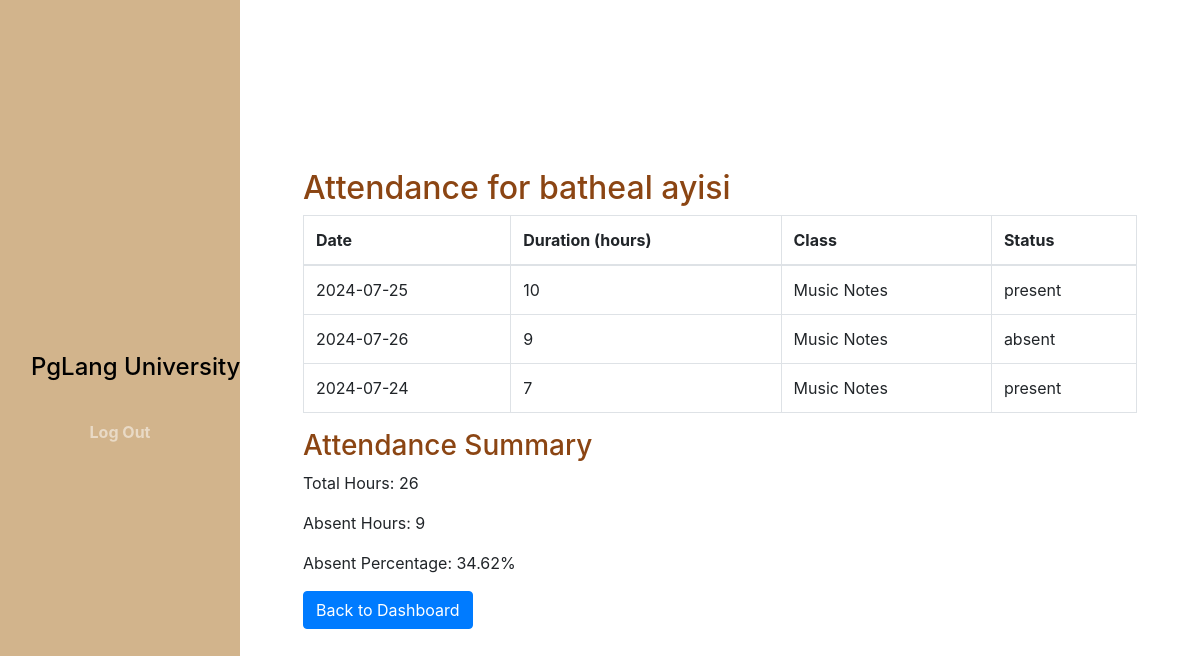
Page /PHP/studentAtten.php?studentID=3 on the committed database.
### tables this page shows
CREATE TABLE `student` (
  `studentID` int(11) NOT NULL,
  `firstName` varchar(50) NOT NULL,
  `lastName` varchar(50) NOT NULL,
  `gender` enum('male','female') NOT NULL,
  `email` varchar(100) NOT NULL,
  `pwd` varchar(100) NOT NULL,
  `created_at` datetime NOT NULL DEFAULT current_timestamp()
);

CREATE TABLE `attendance` (
  `attendanceID` int(11) NOT NULL,
  `classID` int(11) NOT NULL,
  `studentID` int(11) NOT NULL,
  `date` date NOT NULL,
  `status` enum('present','absent') NOT NULL,
  `duration` int(11) NOT NULL
);

CREATE TABLE `classes` (
  `classID` int(11) NOT NULL,
  `className` varchar(100) NOT NULL,
  `departmentID` int(11) NOT NULL
);

### PHP/studentAtten.php (the view, shortened to what this page needs)
<?php
require_once 'includes/dbcon.inc.php';
$studentID = $_GET['studentID'];
$query = "SELECT firstName, lastName FROM student WHERE studentID = ?";
$stmt = $pdo->prepare($query);
$stmt->execute([$studentID]);
$student = $stmt->fetch(PDO::FETCH_ASSOC);
$query = "SELECT a.date, a.duration, a.status, c.className
          FROM attendance a
          JOIN classes c ON a.classID = c.classID
          WHERE a.studentID = ?";
$stmt = $pdo->prepare($query);
$stmt->execute([$studentID]);
$attendances = $stmt->fetchAll(PDO::FETCH_ASSOC);
$totalHours = 0;
$absentHours = 0;
foreach ($attendances as $attendance) {
    $totalHours += $attendance['duration'];
    if ($attendance['status'] == 'absent') {
        $absentHours += $attendance['duration'];
    }
}
$absentPercentage = $totalHours > 0 ? ($absentHours / $totalHours) * 100 : 0;
?>
<!DOCTYPE html>
<html lang="en">
<head>
    <link rel="stylesheet" href="..\CSS\styleD.css">
    <link rel="stylesheet" href="https://stackpath.bootstrapcdn.com/bootstrap/4.3.1/css/bootstrap.min.css">
</head>
<body>
<nav class="navbar navbar-expand-lg navbar-dark fixed-top">
        <div class="container flex-lg-column">
            <a class="navbar-brand mx-lg-auto mb-lg-4" href="#">
                <span class="h4 fw-bold" style="color:black;">PgLang University</span>
            </a>
            <div class="collapse navbar-collapse" id="navbarNav">
                <ul class="navbar-nav ms-auto flex-lg-column text-lg-center">
                    <li class="nav-item">
                        <a class="nav-link" href="includes/logout.php">Log Out</a>
                    </li>
                </ul>
            </div>
        </div>
    </nav>
<div class="content-wrapper">
<section class="full-height px-lg-5">
<div class="container">
    <div class="row">
        <div class="col-12">
        <h2>Attendance for <?php echo htmlspecialchars($student['firstName'] . ' ' . $student['lastName']); ?></h2>
        <table class="table table-bordered">
            <thead>
                <tr>
                    <th>Date</th>
                    <th>Duration (hours)</th>
                    <th>Class</th>
                    <th>Status</th>
                </tr>
            </thead>
            <tbody>
                <?php foreach ($attendances as $attendance): ?>
                    <tr>
                        <td><?php echo htmlspecialchars($attendance['date']); ?></td>
                        <td><?php echo htmlspecialchars($attendance['duration']); ?></td>
                        <td><?php echo htmlspecialchars($attendance['className']); ?></td>
                        <td><?php echo htmlspecialchars($attendance['status']); ?></td>
                    </tr>
                <?php endforeach; ?>
            </tbody>
        </table>
        <h3>Attendance Summary</h3>
        <p>Total Hours: <?php echo $totalHours; ?></p>
        <p>Absent Hours: <?php echo $absentHours; ?></p>
        <p>Absent Percentage: <?php echo number_format($absentPercentage, 2); ?>%</p>
        <a href="tchDashboard.php" class="btn btn-primary">Back to Dashboard</a>
        </div>
    </div>
    </div>
</section>
</div>
</body>
</html>

### CSS/styleD.css (style rules this page uses)
body { background-color: #f5f5dc; color: #8b4513; }
h1, h2, h3, h4, h5, h6 { color: #8b4513; font-weight: 700; }
a { text-decoration: none; color: #d2b48c; transition: all 0.4s ease; }
.navbar { background-color: #d2b48c; }
.nav-link { font-weight: 700; color: #8b4513; }
.full-height { min-height: 100vh; height: 100%; display: flex; flex-direction: column; justify-content: center; padding-top: 80px; padding-bottom: 80px; border-bottom: 2px solid #f5f5dc; }
.content-wrapper { padding-left: 240px; }
@media (min-width: 992px) { .navbar { min-height: 100vh; width: 240px; background: linear-gradient(#d2b48c, #d2b48c); background-size: cover; background-position: center; } }

### rows in the picture
student: firstName+lastName "batheal ayisi"
attendance: date "2024-07-25", duration "10", classID.className "Music Notes", status "present"
attendance: date "2024-07-26", duration "9", classID.className "Music Notes", status "absent"
attendance: date "2024-07-24", duration "7", classID.className "Music Notes", status "present"

### other values in the picture
$totalHours "26"
$absentHours "9"
$absentPercentage "34.62"
